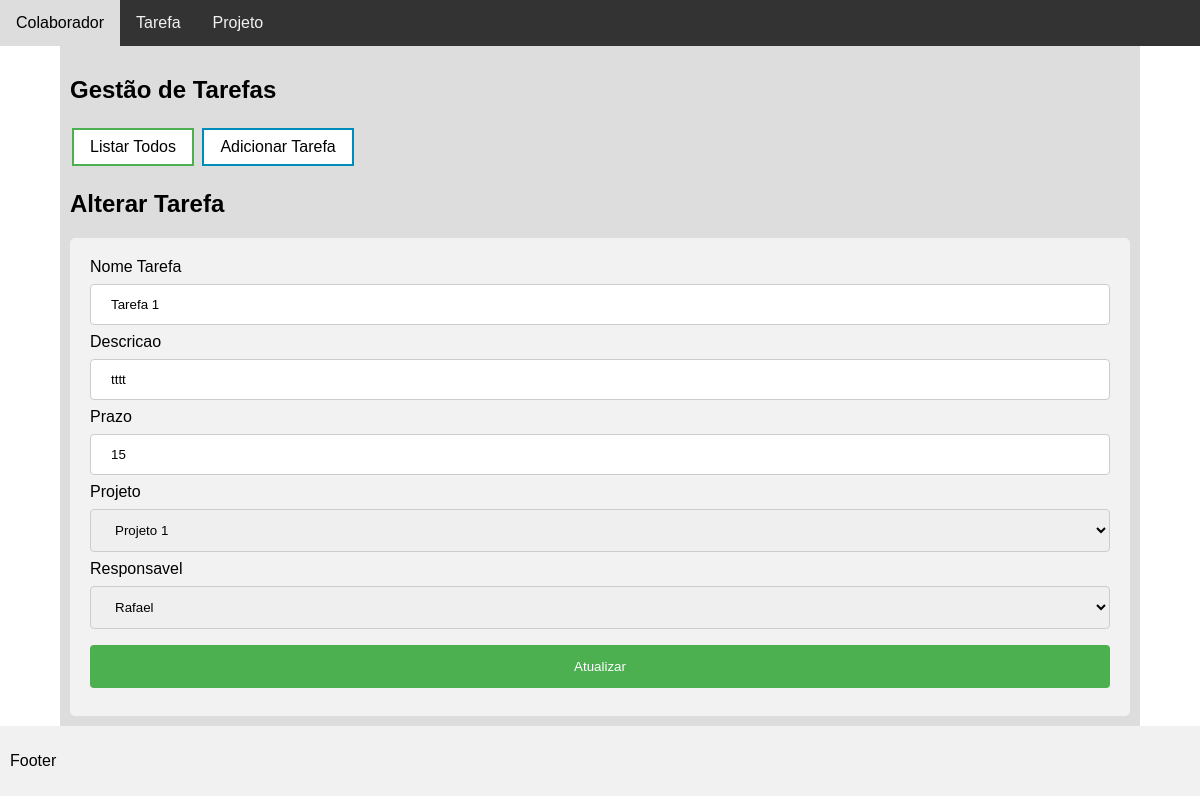
Page /index.php?pagina=tarefa.php&acao=alterar&id=1 on the committed database.
### tables this page shows
create table Tarefas(
	id int primary key auto_increment,
    nome varchar(45),
    descricao longtext,
    prazo int,
    projeto int,
    responsavel int
);

### Model/Myconnect.php (called while the page is built, shortened)
<?php
class Myconnect{
    private $username = "root";
    private $password = "";
    public function __construct()
    {
        try{
            $this->conn = new PDO('mysql:host=localhost;dbname=LabProject', $this->username, $this->password);
            $this->conn->setAttribute(PDO::ATTR_ERRMODE, PDO::ERRMODE_EXCEPTION);
            return $this->conn;
        }catch(PDOException $e) {
            echo 'ERROR: ' . $e->getMessage();
        }
    }
}

### Model/Tarefa.php (called while the page is built, shortened)
<?php
require_once ("Myconnect.php");
class Tarefa extends Myconnect{
    public function carregarTarefas($id){
        $stmt = $this->conn->prepare('select t.nome as "Tarefas", t.descricao,
        t.prazo, c.nome as "colaborador", p.nome from tarefas as t,
        projetos as p, colaboradores as c
        where t.id =:id and t.responsavel = c.id and t.projeto = p.id');
        $stmt->execute(array(':id' => $id));
        $result = $stmt->fetchAll(PDO :: FETCH_ASSOC);
        return $result;
    }
}

### Model/Projeto.php (called while the page is built, shortened)
<?php
require_once ("Myconnect.php");
class Projeto extends Myconnect{
    public function listarProjetosCurto($status){
        $stmt = $this->conn->prepare('select p.id, p.nome from projetos as p where p.status = :status');
        $stmt->execute(array(':status' => $status));
        $result = $stmt->fetchAll(PDO :: FETCH_ASSOC);
        return $result;
    }
}

### Model/Colaborador.php (called while the page is built, shortened)
<?php
require_once ("Myconnect.php");
class Colaborador extends Myconnect{
    public function listarColab(){
        $stmt = $this->conn->prepare('select p.id, p.nome from colaboradores as p');
        $stmt->execute();
        $result = $stmt->fetchAll(PDO :: FETCH_ASSOC);
        return $result;
    }
}

### tarefa.php (the view, shortened to what this page needs)
<?php
require_once("./Model/Tarefa.php");
require_once("./Model/Colaborador.php");
require_once("./Model/Projeto.php");
$tarefa1 = new Tarefa();
$colaborador = new Colaborador();
$projeto = new Projeto();
?>
<div>
<h2>Gestão de Tarefas</h2>
<a href="index.php?pagina=tarefa.php&acao=listar"><button class="button button1">Listar Todos</button></a>
<a href="index.php?pagina=tarefa.php&acao=inserir"><button class="button button2">Adicionar Tarefa</button></a>
</div>
        <?php
if(isset($_GET["acao"]) && !empty($_GET["acao"])){
    $acao = $_GET["acao"];
    if($acao=="listar"){
        $resultado = $tarefa1->listarTarefas();
        if (count($resultado)) {
        ?>
            <table id="customers">
                <tr>
                    <th>ITEM</th>
                    <th>NOME TAREFA</th>
                    <th>DESCRICAO</th>
                    <th>PRAZO</th>
                    <th>PROJETO</th>
                    <th>RESPONSAVEL</th>
                    <th>AÇÃO</th>
                </tr>
            <?php
                $i=1;
                foreach($resultado as $row) {
                    $id = $row["id"];
                ?>
                <tr>
                    <td><?php echo $i++; ?></td>
                    <td><?=$row["Tarefa"]?></td>
                    <td><?=$row["descricao"]?></td>
                    <td><?=$row["prazo"]?></td>
                    <td><?=$row["projeto"]?></td>
                    <td><?=$row["colaborador"]?></td>
                    <td>
                    <a href="index.php?pagina=tarefa.php&acao=visualizar&id=<?=$id?>"><button class="button button4">Visualizar</button></a>
                    <a href="index.php?pagina=tarefa.php&acao=alterar&id=<?=$id?>"><button class="button button2">Alterar</button></a>
                    <a href="index.php?pagina=controlerTarefa.php&acao=excluir&id=<?=$id?>"><button class="button button3">Excluir</button></a>
                </td>
                </tr>
                <?php
                }
                ?>
            </table>
                <?php
        } else {
            echo "Nenhum resultado retornado.";
        }
    }elseif($acao=="alterar"){
        if(isset($_GET["id"]) && !empty($_GET["id"])){
            $id = $_GET["id"];
            $row = $tarefa1->carregarTarefas($id);
            foreach($row as $dado)
        ?>
            <h2>Alterar Tarefa</h2>
            <div class="boxForm">
            <form action="controlerTarefa.php" method="post">
                <label for="Tarefa">Nome Tarefa</label>
                <input type="text" id="nome" name="nome" value="<?=$dado['Tarefas'];?>">
                <label for="descricao">Descricao</label>
                <input type="text" id="descricao" name="descricao" value="<?=$dado['descricao'];?>">
                <label for="prazo">Prazo</label>
                <input type="text" id="prazo" name="prazo" value="<?=$dado['prazo'];?>">
                <?php
                $row = $projeto->listarProjetosCurto(1);
                ?>
                <label for="projeto">Projeto</label>
                <select id="projeto" name="projeto">
                <?php
                foreach($row as $dadosProjeto){
               ?>
                <option value=<?=$dadosProjeto['id']?>>
                <?=$dadosProjeto['nome']?></option>
                <?php
                }
                ?>
                </select>
                <?php
                $row = $colaborador->listarColab();
                ?>
                <label for="responsavel">Responsavel</label>
                 <select id="responsavel" name="responsavel">
                 <?php
                foreach($row as $dadoscolaborador){
                ?>
                <option value=<?=$dadoscolaborador['id']?>><?=$dadoscolaborador['nome']?></option>
                 <?php
                }
                ?>
                </select>
                <input type="submit" value="Atualizar">
            </form>
            </div>
    <?php
        }else{
            header("Location: ./index.php?pagina=tarefa.php&acao=listar&mensagem=erro");
        }
        }
    }
?>

### index.php (style rules this page uses)
* { box-sizing: border-box; font-family: Arial, Helvetica, sans-serif; }
body { margin: 0; font-family: Arial, Helvetica, sans-serif; }
.button { background-color: #4CAF50; border: none; color: white; padding: 8px 16px; text-align: center; text-decoration: none; display: inline-block; font-size: 16px; margin: 4px 2px; transition-duration: 0.4s; cursor: pointer; }
.button1 { background-color: white; color: black; border: 2px solid #4CAF50; }
.button2 { background-color: white; color: black; border: 2px solid #008CBA; }
input[type=text], select { width: 100%; padding: 12px 20px; margin: 8px 0; display: inline-block; border: 1px solid #ccc; border-radius: 4px; box-sizing: border-box; }
input[type=submit] { width: 100%; background-color: #4CAF50; color: white; padding: 14px 20px; margin: 8px 0; border: none; border-radius: 4px; cursor: pointer; }
.boxForm { width: 100%; border-radius: 5px; background-color: #f2f2f2; padding: 20px; }

### rows in the picture
tarefas: nome "Tarefa 1", descricao "tttt", prazo "15"

### other values in the picture
form field projeto "Projeto 1"
form field responsavel "Rafael"
